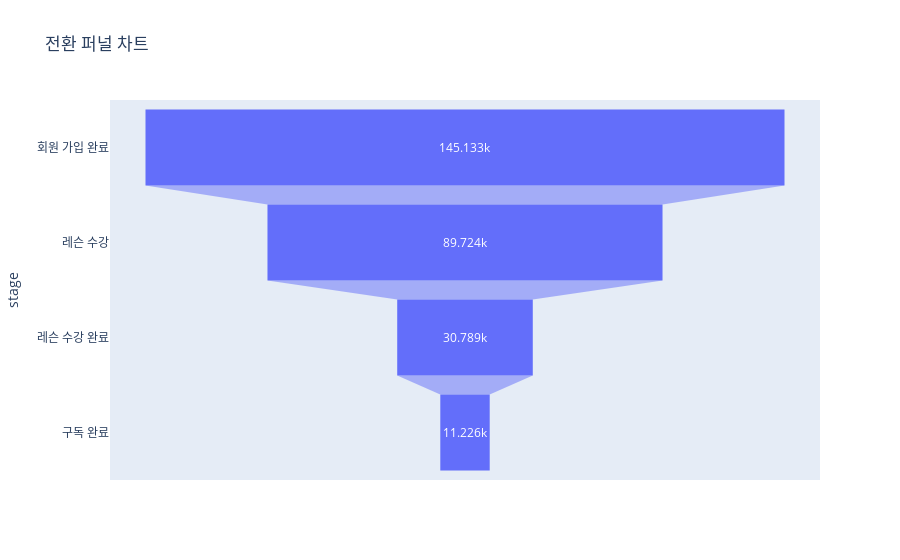

Notebook cell for this chart:
### Code cell
# 퍼널 DataFrame 생성
funnel = pd.DataFrame({
    'stage': ['회원 가입 완료', '레슨 수강', '레슨 수강 완료', '구독 완료'],
    'unique_users': [
        len(signup_users),
        len(enter_users),
        len(comp_lesson_users),
        len(subs_users)
    ]
})

# Plotly로 퍼널 차트 그리기
import plotly.express as px

fig = px.funnel(
    funnel,
    x='unique_users',
    y='stage',
    title='전환 퍼널 차트'
)
fig.show()

### Figure 1 — Plotly figure (JSON) as saved in the notebook; plotly's stock layout.template omitted (floating-point values rounded to 4 significant figures)
{"data": [{"hovertemplate": "unique_users=%{x}<br>stage=%{y}<extra></extra>", "legendgroup": "", "marker": {"color": "#636efa"}, "name": "", "orientation": "h", "showlegend": false, "type": "funnel", "x": [145133, 89724, 30789, 11226], "xaxis": "x", "y": ["회원 가입 완료", "레슨 수강", "레슨 수강 완료", "구독 완료"], "yaxis": "y"}], "layout": {"legend": {"tracegroupgap": 0}, "title": {"text": "전환 퍼널 차트"}, "xaxis": {"anchor": "y", "domain": [0, 1], "title": {"text": "unique_users"}}, "yaxis": {"anchor": "x", "domain": [0, 1], "title": {"text": "stage"}}}}
